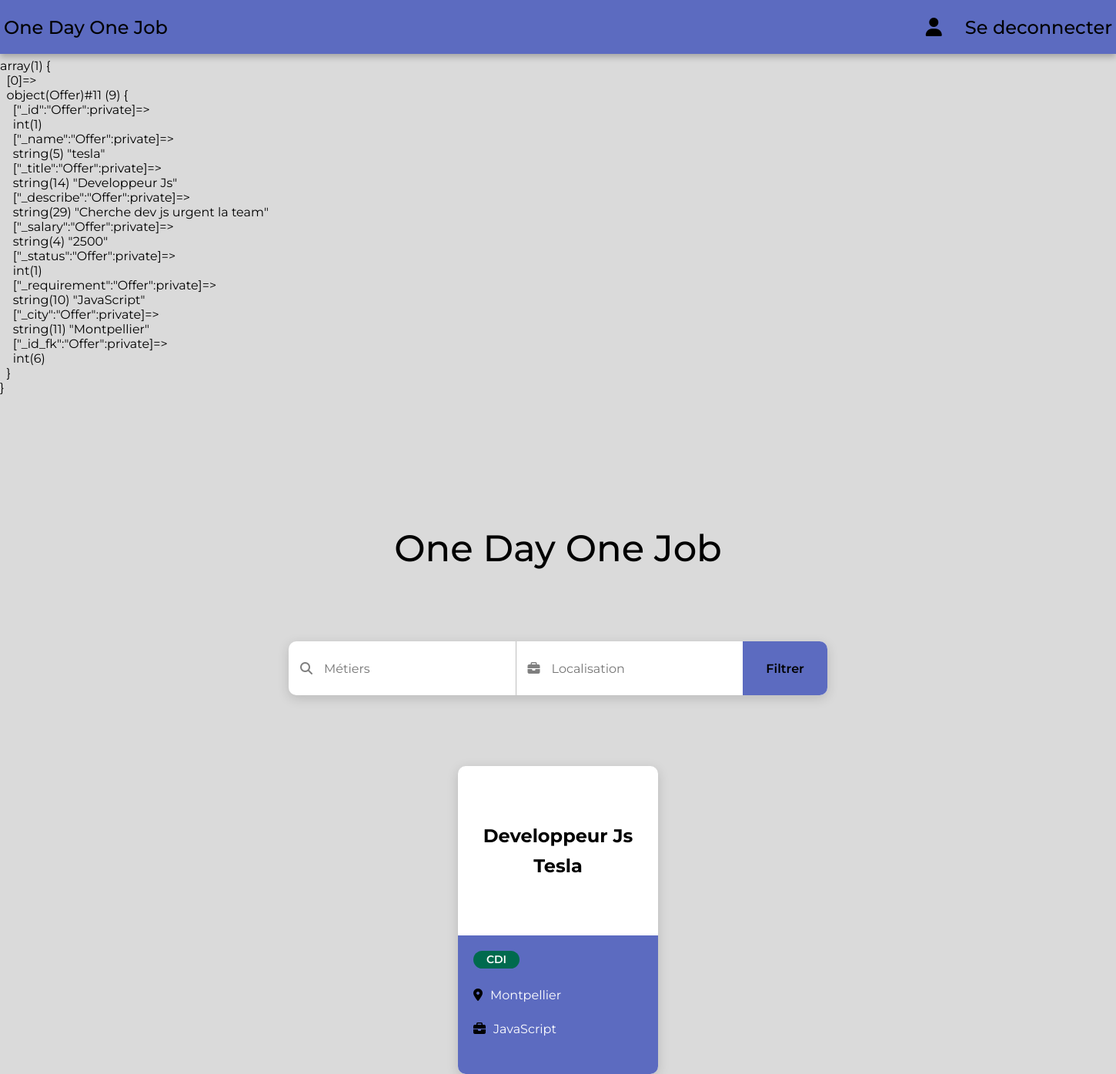
Screenshot of / (signed in) with the database file from the repository.
### tables this page shows
CREATE TABLE `joboffer` (
  `job_id` int(11) NOT NULL,
  `job_title` varchar(50) DEFAULT NULL,
  `job_describe` varchar(250) DEFAULT NULL,
  `job_salary` decimal(50,0) DEFAULT NULL,
  `job_status` tinyint(1) DEFAULT NULL,
  `job_requirement` varchar(50) DEFAULT NULL,
  `use_id_fk` int(11) DEFAULT NULL,
  `job_city` varchar(100) DEFAULT NULL
);

CREATE TABLE `_user` (
  `use_id` int(11) NOT NULL,
  `use_name` varchar(50) DEFAULT NULL,
  `use_login` varchar(50) DEFAULT NULL,
  `use_password` varchar(200) DEFAULT NULL,
  `use_city` varchar(50) DEFAULT NULL,
  `use_zipcode` int(11) DEFAULT NULL,
  `use_siret` int(11) DEFAULT NULL,
  `use_company` varchar(50) DEFAULT NULL,
  `use_skills` varchar(50) DEFAULT NULL,
  `rol_id_fk` int(11) DEFAULT NULL
);

### controllers/HomeController.php (called while the page is built)
<?php
class HomeController
{
    public function index() {
        $model = new HomeModel();
        $datas = $model->index();
        foreach($datas as $data){
            $cards[] = new Offer($data);
        }
        require 'views/home/home.php';
    }
}

### models/CoreModel.php (called while the page is built, shortened)
<?php
abstract class CoreModel
{
  private $_engine = DB_ENGINE;
  private $_host = DB_HOST;
  private $_dbname = DB_NAME;
  private $_charset = DB_CHARSET;
  private $_dbuser = DB_USER;
  private $_dbpwd = DB_PWD;
  private $_db;
  private function connect(): void
  {
    try {
      $dsn = $this->_engine . ':host=' . $this->_host .  ';dbname=' . $this->_dbname . ';charset=' . $this->_charset;
      $this->_db = new PDO($dsn, $this->_dbuser, $this->_dbpwd, [PDO::ATTR_ERRMODE => PDO::ERRMODE_EXCEPTION, PDO::ATTR_DEFAULT_FETCH_MODE => PDO::FETCH_ASSOC]);
    } catch (PDOException $e) {
      die($e->getMessage());
    }
  }
  protected function getDb(): PDO
  {
    return $this->_db;
  }
}

### models/HomeModel.php (called while the page is built, shortened)
<?php
class HomeModel extends CoreModel {
  public function index() {
    $sql = "SELECT job_id, job_title, job_describe, job_salary, job_status, job_requirement, job_city, use_id use_id_fk, use_name FROM joboffer JOIN _user ON use_id_fk = use_id";
    try{
      $this->_req = $this->getDb()->prepare($sql);
      $this->_req->execute();
      $datas = $this->_req->fetchAll(PDO::FETCH_ASSOC);
      return $datas;
    } catch(PDOException $e) {
      $e->getMessage();
    }
  }
}

### class/CoreEntity.php (called while the page is built, shortened)
<?php
abstract class CoreEntity
{
  public function hydrate(array $data)
  {
    foreach ($data as $key => $value) {
      $method = 'set' . ucfirst(substr($key, 4, strlen($key) - 4));
    }
  }
}

### class/Offer.php (called while the page is built, shortened)
<?php
class Offer extends CoreEntity
{
  private $_name;
  private $_title;
  private $_requirement;
  private $_city;
  public function getName()
  {
    return $this->_name;
  }
  public function getTitle()
  {
    return $this->_title;
  }
  public function getRequirement()
  {
    return $this->_requirement;
  }
  public function getCity()
  {
    return $this->_city;
  }
  public function setName($_name): void
  {
    $this->_name = $_name;
  }
  public function setTitle($_title): void
  {
    $this->_title = $_title;
  }
  public function setRequirement($_requirement): void
  {
    $this->_requirement = $_requirement;
  }
  public function setCity($_city): void
  {
    $this->_city = $_city;
  }
}

### views/home/home.php (the view, shortened to what this page needs)
<?php
echo "<pre>";
var_dump($cards);
echo "</pre>";
?>
<!DOCTYPE html>
<html lang="en">
<head>
  <link rel="stylesheet" href="views/home/assets/css/index.css">
  <link rel="stylesheet" href="views/partials/navbar/assets/css/nav.css">
  <link rel="stylesheet" href="https://cdnjs.cloudflare.com/ajax/libs/font-awesome/6.6.0/css/all.min.css"
 />
</head>
<body>
  <?php include 'views/partials/navbar/navbar.php'; ?>
  <div class="container">
    <div class="top">
      <h1>One Day One Job</h1>
    </div>
    <div class="mid">
      <form action="" method="get">
        <li class="search-group">
          <div class="search-bar">
            <div class="row">
              <div class="container-searchJob"><input type="text" class="searchJob" name="searchJob" id="searchJob" autocomplete="off" placeholder="Métiers"></div>
              <div class="container-searchLoc"><input type="text" name="searchLoc" id="searchLoc" autocomplete="off" placeholder="Localisation"></div>
              <button type="submit">Filtrer</button>
            </div>
          </div>
        </li>
      </form>
    </div>
    <div class="bot">
      <?php foreach ($cards as $card) : ?>
        <a href="">
          <div class="card">
            <div class="card-top">
              <h2><?= $card->getTitle() ?></h2>
              <h2><?= ucfirst($card->getName()) ?></h2>
            </div>
            <div class="card-bot">
              <div class="type">CDI</div>
              <div class="location"><i class="fa-solid fa-location-dot"></i><?= ucfirst($card->getCity()) ?></div>
              <div class="categorie"><i class="fa-solid fa-briefcase"></i><?= ucfirst($card->getRequirement()) ?></div>
            </div>
          </div>
        </a>
      <?php endforeach; ?>
    </div>
  </div>
</body>
</html>

### views/home/assets/css/index.css (style rules this page uses)
* { margin: 0; padding: 0; box-sizing: border-box; scroll-behavior: smooth; font-family: "Montserrat", sans-serif; }
body { background-color: #DADADA; }
a { text-decoration: none; color: inherit; }
li { list-style: none; }
.container { width: 1440px; margin: auto; margin-top: 70px; display: flex; flex-direction: column; gap: 92px; }
h1 { margin-top: 100px; font-size: 48px; font-weight: 500; text-align: center; }
.container .mid { height: 70px; }
.container .mid li { display: flex; justify-content: center; }
.container .mid li .search-bar { width: 700px; background: #FFF; border-radius: 10px; box-shadow: 0 4px 15px rgba(0, 0, 0, 0.15); }
.container .mid li .search-bar .row { display: flex; height: 70px; align-items: center; }
.container .mid li .search-bar .row .container-searchJob { width: 295px; height: 100%; display: flex; align-items: center; padding: 0 15px; }
.container .mid li .search-bar .row .container-searchLoc { position: relative; width: 295px; display: flex; align-items: center; padding: 0 15px; }
.container .mid li .search-bar .row .container-searchLoc::before { content: "\f0b1"; color: rgba(0, 0, 0, 0.50); font-family: 'Font Awesome 5 Free'; font-weight: 900; margin-right: 15px; }
.container .mid li .search-bar .row .container-searchJob::before { content: "\f002"; color: rgba(0, 0, 0, 0.50); font-family: "Font Awesome 5 Free"; font-weight: 900; margin-right: 15px; }
.container .mid li .search-bar input { width: 150px; flex: 1; height: 20px; background: transparent; border: 0; outline: 0; font-size: 16px; }
.container .mid li .search-bar button { width: 110px; height: 100%; font-size: 16px; font-weight: 600; border-top-right-radius: 10px; border-bottom-right-radius: 10px; background: #5C6BC0; border: 0; cursor: pointer; }
.container .mid li.search-group { z-index: 9; }
.container .bot { width: 100%; display: flex; justify-content: center; gap: 50px; flex-wrap: wrap; }
.container .bot .card { width: 260px; height: 400px; background-color: #FFF; border-radius: 10px; box-shadow: 0 4px 15px rgba(0, 0, 0, 0.15); }
.container .bot .card .card-top { height: 220px; width: 100%; display: flex; flex-direction: column; justify-content: center; align-items: center; gap: 10px; }
.container .bot .card .card-bot { color: #FFF; display: flex; flex-direction: column; gap: 25px; height: 180px; background-color: #5C6BC0; border-bottom-left-radius: 10px; border-bottom-right-radius: 10px; padding: 20px; }
.container .bot .card .card-bot i { color: #000; margin-right: 10px; }
.container .bot .card .card-bot .type { text-align: center; color: #FFF; font-size: 14px; font-weight: 600; width: 60px; height: 23px; border-radius: 50px; background-color: #006A4E; padding-top: 2px; }

### views/partials/navbar/assets/css/nav.css (style rules this page uses)
* { margin: 0; padding: 0; box-sizing: border-box; scroll-behavior: smooth; font-family: "Montserrat", sans-serif; }
a { text-decoration: none; color: inherit; }

### rows the page displays
joboffer: job_title "Developpeur Js", use_id_fk.use_name "Tesla", job_city "Montpellier", job_requirement "JavaScript"
